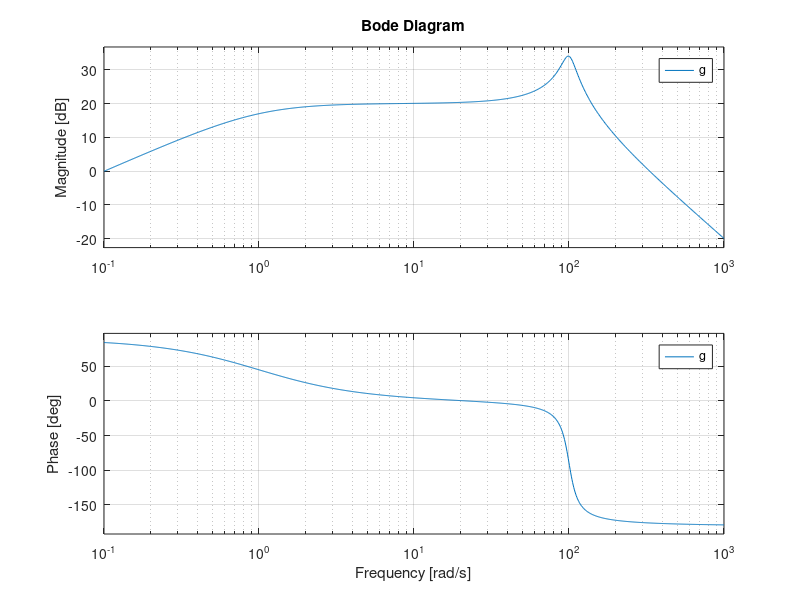

Write MATLAB code to recreate this figure.

clc;
clear;
close all;

g = tf([100000 0],[1 21 10020 10000]);
bode(g)
%1)H(s) = s;
% 2)H(s) = 1/s
% 
% g1 = tf([1 0],[1]);
% figure(3)
% bode(g1)
% g2 = tf([1],[1 0]);
% figure(4)
% bode(g2)
% 
% g3 = tf([1, 10], [1, 100]);
% figure(5)
% bode(g3)
% 
% 
% g4 = tf([-2 0], [1/10*1/20000, 1/10+1/20000, 1]);
% figure(6)
% bode(g4)

